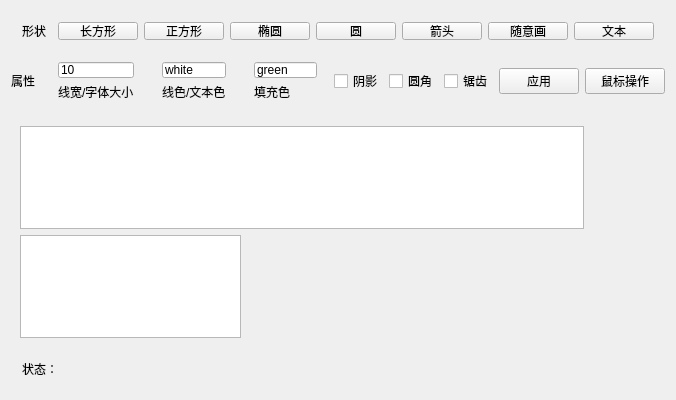
<?xml version="1.0" encoding="UTF-8"?>
<ui version="4.0">
 <class>QtDrawDemoClass</class>
 <widget class="QWidget" name="QtDrawDemoClass">
  <property name="geometry">
   <rect>
    <x>0</x>
    <y>0</y>
    <width>633</width>
    <height>400</height>
   </rect>
  </property>
  <property name="windowTitle">
   <string>QtDrawDemo</string>
  </property>
  <layout class="QVBoxLayout" name="vLayout">
   <item>
    <widget class="QWidget" name="wgtTop" native="true">
     <property name="minimumSize">
      <size>
       <width>0</width>
       <height>100</height>
      </size>
     </property>
     <property name="maximumSize">
      <size>
       <width>16777215</width>
       <height>100</height>
      </size>
     </property>
     <layout class="QVBoxLayout" name="verticalLayout_2">
      <property name="spacing">
       <number>0</number>
      </property>
      <property name="leftMargin">
       <number>0</number>
      </property>
      <property name="topMargin">
       <number>0</number>
      </property>
      <property name="rightMargin">
       <number>0</number>
      </property>
      <property name="bottomMargin">
       <number>0</number>
      </property>
      <item>
       <widget class="QWidget" name="widget" native="true">
        <property name="minimumSize">
         <size>
          <width>0</width>
          <height>40</height>
         </size>
        </property>
        <property name="maximumSize">
         <size>
          <width>16777215</width>
          <height>40</height>
         </size>
        </property>
        <layout class="QHBoxLayout" name="horizontalLayout">
         <item>
          <widget class="QLabel" name="label">
           <property name="minimumSize">
            <size>
             <width>30</width>
             <height>0</height>
            </size>
           </property>
           <property name="maximumSize">
            <size>
             <width>30</width>
             <height>16777215</height>
            </size>
           </property>
           <property name="text">
            <string>形状</string>
           </property>
          </widget>
         </item>
         <item>
          <widget class="QPushButton" name="btnRect">
           <property name="text">
            <string>长方形</string>
           </property>
          </widget>
         </item>
         <item>
          <widget class="QPushButton" name="btnSquare">
           <property name="text">
            <string>正方形</string>
           </property>
          </widget>
         </item>
         <item>
          <widget class="QPushButton" name="btnEllipse">
           <property name="text">
            <string>椭圆</string>
           </property>
          </widget>
         </item>
         <item>
          <widget class="QPushButton" name="btnCircle">
           <property name="text">
            <string>圆</string>
           </property>
          </widget>
         </item>
         <item>
          <widget class="QPushButton" name="btnArrow">
           <property name="text">
            <string>箭头</string>
           </property>
          </widget>
         </item>
         <item>
          <widget class="QPushButton" name="btnPen">
           <property name="text">
            <string>随意画</string>
           </property>
          </widget>
         </item>
         <item>
          <widget class="QPushButton" name="btnText">
           <property name="text">
            <string>文本</string>
           </property>
          </widget>
         </item>
        </layout>
       </widget>
      </item>
      <item>
       <widget class="QWidget" name="widget_3" native="true">
        <layout class="QHBoxLayout" name="horizontalLayout_2">
         <property name="leftMargin">
          <number>0</number>
         </property>
         <property name="topMargin">
          <number>0</number>
         </property>
         <property name="rightMargin">
          <number>0</number>
         </property>
         <property name="bottomMargin">
          <number>0</number>
         </property>
         <item>
          <widget class="QLabel" name="label_2">
           <property name="minimumSize">
            <size>
             <width>30</width>
             <height>0</height>
            </size>
           </property>
           <property name="maximumSize">
            <size>
             <width>30</width>
             <height>16777215</height>
            </size>
           </property>
           <property name="text">
            <string>属性</string>
           </property>
          </widget>
         </item>
         <item>
          <widget class="QWidget" name="widget_4" native="true">
           <layout class="QVBoxLayout" name="verticalLayout_3">
            <item>
             <widget class="QLineEdit" name="lineWidth">
              <property name="text">
               <string>10</string>
              </property>
             </widget>
            </item>
            <item>
             <widget class="QLabel" name="label_3">
              <property name="text">
               <string>线宽/字体大小</string>
              </property>
             </widget>
            </item>
           </layout>
          </widget>
         </item>
         <item>
          <widget class="QWidget" name="widget_9" native="true">
           <layout class="QVBoxLayout" name="verticalLayout_8">
            <item>
             <widget class="QLineEdit" name="lineColor">
              <property name="text">
               <string>white</string>
              </property>
             </widget>
            </item>
            <item>
             <widget class="QLabel" name="label_8">
              <property name="text">
               <string>线色/文本色</string>
              </property>
             </widget>
            </item>
           </layout>
          </widget>
         </item>
         <item>
          <widget class="QWidget" name="widget_8" native="true">
           <layout class="QVBoxLayout" name="verticalLayout_7">
            <item>
             <widget class="QLineEdit" name="fillColor">
              <property name="text">
               <string>green</string>
              </property>
             </widget>
            </item>
            <item>
             <widget class="QLabel" name="label_7">
              <property name="text">
               <string>填充色</string>
              </property>
             </widget>
            </item>
           </layout>
          </widget>
         </item>
         <item>
          <widget class="QCheckBox" name="shadow">
           <property name="text">
            <string>阴影</string>
           </property>
          </widget>
         </item>
         <item>
          <widget class="QCheckBox" name="round">
           <property name="text">
            <string>圆角</string>
           </property>
          </widget>
         </item>
         <item>
          <widget class="QCheckBox" name="sawtooth">
           <property name="text">
            <string>锯齿</string>
           </property>
          </widget>
         </item>
         <item>
          <widget class="QPushButton" name="btnUse">
           <property name="text">
            <string>应用</string>
           </property>
          </widget>
         </item>
         <item>
          <widget class="QPushButton" name="btnMouse">
           <property name="text">
            <string>鼠标操作</string>
           </property>
          </widget>
         </item>
        </layout>
       </widget>
      </item>
     </layout>
    </widget>
   </item>
   <item>
    <widget class="QWidget" name="wgtCenter" native="true">
     <widget class="QTextEdit" name="textEdit">
      <property name="geometry">
       <rect>
        <x>9</x>
        <y>118</y>
        <width>221</width>
        <height>103</height>
       </rect>
      </property>
     </widget>
     <widget class="QPlainTextEdit" name="plainTextEdit">
      <property name="geometry">
       <rect>
        <x>9</x>
        <y>9</y>
        <width>564</width>
        <height>103</height>
       </rect>
      </property>
     </widget>
    </widget>
   </item>
   <item>
    <widget class="QWidget" name="wgtStatus" native="true">
     <property name="minimumSize">
      <size>
       <width>0</width>
       <height>40</height>
      </size>
     </property>
     <property name="maximumSize">
      <size>
       <width>16777215</width>
       <height>40</height>
      </size>
     </property>
     <layout class="QHBoxLayout" name="horizontalLayout_3">
      <item>
       <widget class="QLabel" name="label_4">
        <property name="text">
         <string>状态：</string>
        </property>
       </widget>
      </item>
      <item>
       <widget class="QLabel" name="labelStatus">
        <property name="text">
         <string/>
        </property>
       </widget>
      </item>
      <item>
       <spacer name="horizontalSpacer">
        <property name="orientation">
         <enum>Qt::Horizontal</enum>
        </property>
        <property name="sizeHint" stdset="0">
         <size>
          <width>513</width>
          <height>19</height>
         </size>
        </property>
       </spacer>
      </item>
     </layout>
    </widget>
   </item>
  </layout>
 </widget>
 <layoutdefault spacing="6" margin="11"/>
 <resources>
  <include location="QtDrawDemo.qrc"/>
 </resources>
 <connections/>
</ui>
